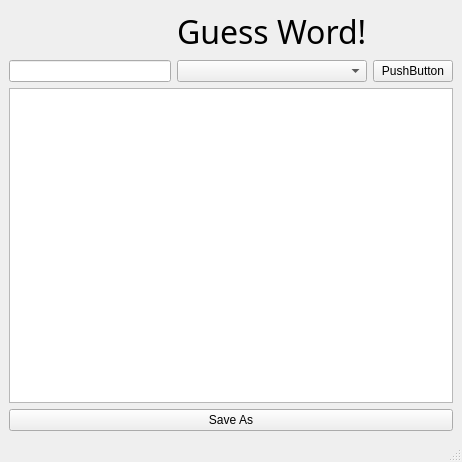
<?xml version="1.0" encoding="UTF-8"?>
<ui version="4.0">
 <class>MainWindow</class>
 <widget class="QMainWindow" name="MainWindow">
  <property name="geometry">
   <rect>
    <x>0</x>
    <y>0</y>
    <width>462</width>
    <height>462</height>
   </rect>
  </property>
  <property name="windowTitle">
   <string>MainWindow</string>
  </property>
  <widget class="QWidget" name="centralwidget">
   <layout class="QGridLayout" name="gridLayout">
    <item row="0" column="1">
     <widget class="QLabel" name="label">
      <property name="font">
       <font>
        <family>Narkisim</family>
        <pointsize>24</pointsize>
       </font>
      </property>
      <property name="text">
       <string>Guess Word!</string>
      </property>
     </widget>
    </item>
    <item row="3" column="0" colspan="3">
     <widget class="QPlainTextEdit" name="plainTextEdit"/>
    </item>
    <item row="2" column="2">
     <widget class="QPushButton" name="pushButton">
      <property name="text">
       <string>PushButton</string>
      </property>
     </widget>
    </item>
    <item row="2" column="1">
     <widget class="QComboBox" name="comboBox"/>
    </item>
    <item row="2" column="0">
     <widget class="QLineEdit" name="lineEdit"/>
    </item>
    <item row="4" column="0" colspan="3">
     <widget class="QPushButton" name="pushButton_2">
      <property name="text">
       <string>Save As</string>
      </property>
     </widget>
    </item>
   </layout>
  </widget>
  <widget class="QMenuBar" name="menubar">
   <property name="geometry">
    <rect>
     <x>0</x>
     <y>0</y>
     <width>462</width>
     <height>21</height>
    </rect>
   </property>
  </widget>
  <widget class="QStatusBar" name="statusbar"/>
 </widget>
 <resources/>
 <connections/>
</ui>
